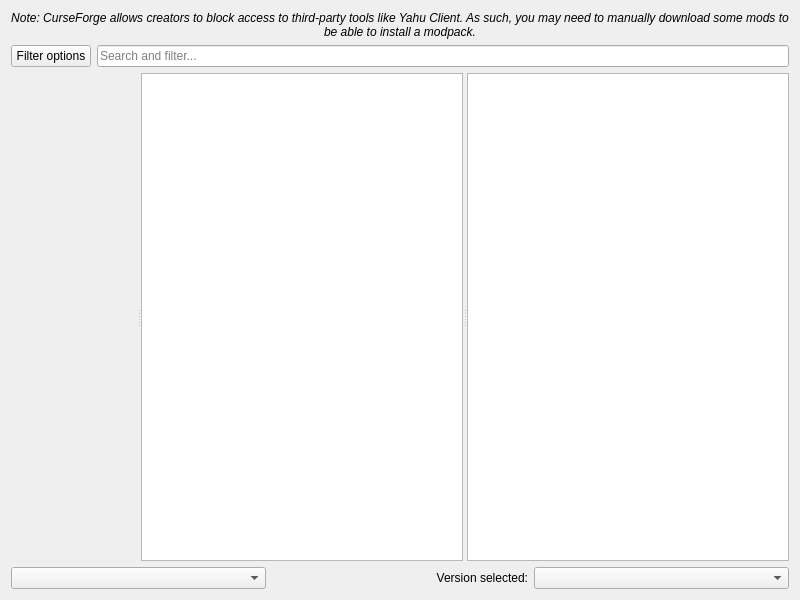
<?xml version="1.0" encoding="UTF-8"?>
<ui version="4.0">
 <class>FlamePage</class>
 <widget class="QWidget" name="FlamePage">
  <property name="geometry">
   <rect>
    <x>0</x>
    <y>0</y>
    <width>800</width>
    <height>600</height>
   </rect>
  </property>
  <layout class="QVBoxLayout" name="verticalLayout">
   <item>
    <widget class="QLabel" name="label_2">
     <property name="font">
      <font>
       <italic>true</italic>
      </font>
     </property>
     <property name="text">
      <string>Note: CurseForge allows creators to block access to third-party tools like Yahu Client. As such, you may need to manually download some mods to be able to install a modpack.</string>
     </property>
     <property name="alignment">
      <set>Qt::AlignCenter</set>
     </property>
     <property name="wordWrap">
      <bool>true</bool>
     </property>
    </widget>
   </item>
   <item>
    <layout class="QHBoxLayout" name="horizontalLayout">
     <item>
      <widget class="QPushButton" name="filterButton">
       <property name="text">
        <string>Filter options</string>
       </property>
      </widget>
     </item>
     <item>
      <widget class="QLineEdit" name="searchEdit">
       <property name="placeholderText">
        <string>Search and filter...</string>
       </property>
      </widget>
     </item>
    </layout>
   </item>
   <item>
    <widget class="QSplitter" name="splitter">
     <property name="sizePolicy">
      <sizepolicy hsizetype="Expanding" vsizetype="Expanding">
       <horstretch>0</horstretch>
       <verstretch>0</verstretch>
      </sizepolicy>
     </property>
     <property name="orientation">
      <enum>Qt::Horizontal</enum>
     </property>
     <widget class="QWidget" name="widget" native="true"/>
     <widget class="QListView" name="packView">
      <property name="horizontalScrollBarPolicy">
       <enum>Qt::ScrollBarAlwaysOff</enum>
      </property>
      <property name="alternatingRowColors">
       <bool>true</bool>
      </property>
      <property name="iconSize">
       <size>
        <width>48</width>
        <height>48</height>
       </size>
      </property>
      <property name="verticalScrollMode">
       <enum>QAbstractItemView::ScrollPerPixel</enum>
      </property>
     </widget>
     <widget class="ProjectDescriptionPage" name="packDescription">
      <property name="openExternalLinks">
       <bool>true</bool>
      </property>
      <property name="openLinks">
       <bool>true</bool>
      </property>
     </widget>
    </widget>
   </item>
   <item>
    <layout class="QHBoxLayout">
     <item>
      <widget class="QComboBox" name="sortByBox"/>
     </item>
     <item>
      <widget class="QLabel" name="label">
       <property name="text">
        <string>Version selected:</string>
       </property>
       <property name="alignment">
        <set>Qt::AlignRight|Qt::AlignTrailing|Qt::AlignVCenter</set>
       </property>
      </widget>
     </item>
     <item>
      <widget class="QComboBox" name="versionSelectionBox"/>
     </item>
    </layout>
   </item>
  </layout>
 </widget>
 <customwidgets>
  <customwidget>
   <class>ProjectDescriptionPage</class>
   <extends>QTextBrowser</extends>
   <header>ui/widgets/ProjectDescriptionPage.h</header>
  </customwidget>
 </customwidgets>
 <tabstops>
  <tabstop>packView</tabstop>
  <tabstop>packDescription</tabstop>
  <tabstop>sortByBox</tabstop>
  <tabstop>versionSelectionBox</tabstop>
 </tabstops>
 <resources/>
 <connections/>
</ui>
